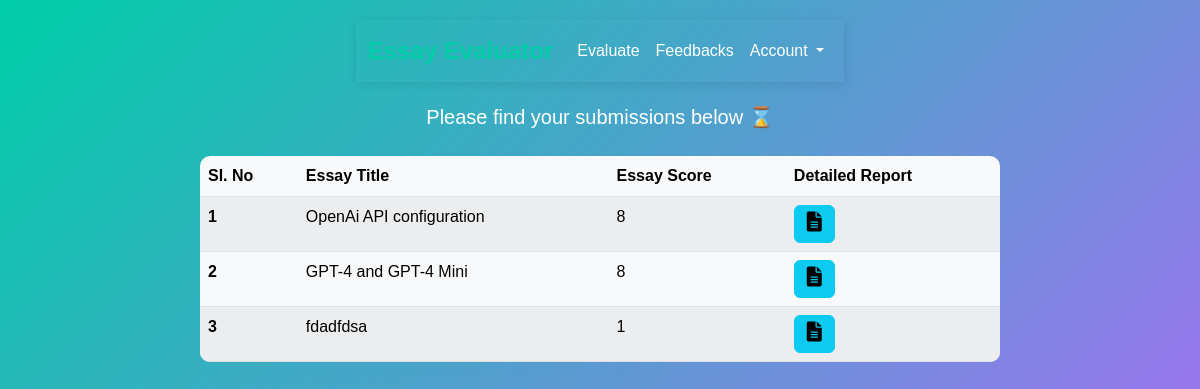
/histories/history (signed in), run on an earlier commit of the app's database.
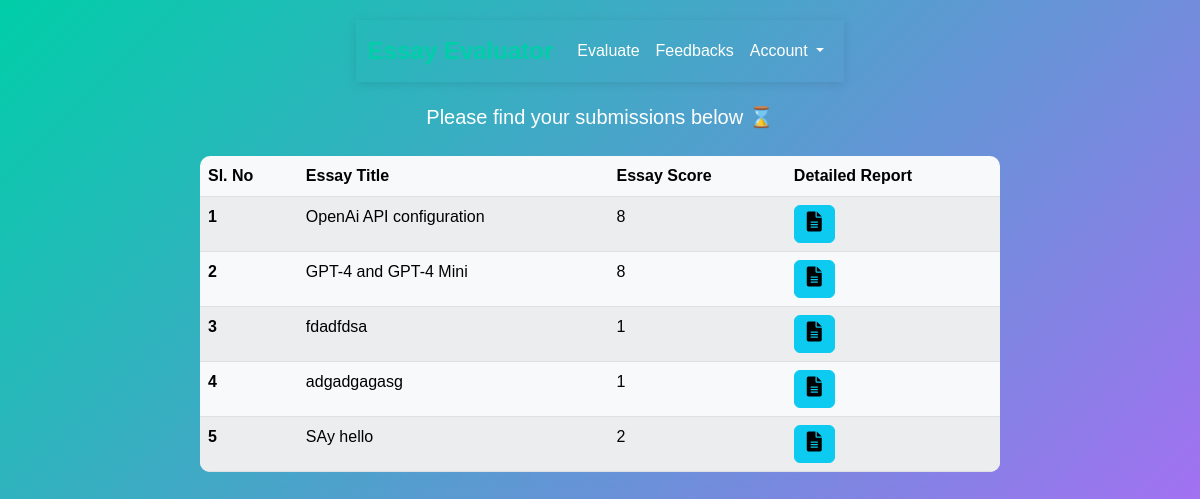
And on a later commit of the database.
### essays/models.py (models this page shows)
class Essay(models.Model):
    id = models.UUIDField(primary_key=True, unique=True,
                          default=uuid.uuid4, editable=False)
    user = models.ForeignKey(User, on_delete=models.CASCADE, null=True, blank=True)
    title = models.CharField(max_length=200)
    body = models.TextField()
    submitted_at = models.DateTimeField(auto_now_add=True)

### feedback/models.py (models this page shows)
class Feedback(models.Model):
    id = models.UUIDField(primary_key=True, unique=True,
                          editable=False, default = uuid.uuid4)
    essay = models.OneToOneField(Essay, on_delete=models.CASCADE, related_name="feedback")
    spelling_errors_count = models.IntegerField(null=True, blank=True)
    content_relevance= models.BooleanField(null=True, blank=True)
    score = models.IntegerField(null=True, blank=True)
    created_at = models.DateTimeField(auto_now_add=True)

### history/views.py (the view)
# urls.py: path('histories/', include('history.urls')),
@login_required(login_url='account_login')
def history(request):
    essays = Essay.objects.filter(user=request.user)
    context = {
        'essays':essays
    }
    return render(request, 'history/history.html', context)

### history/templates/history/history.html (shortened to what this page needs)
{% extends 'index.html' %}
{% load static %}
{% block content %}
<p class="text-center text-white mb-4 fs-5">Please find your submissions below ⌛️</p>
<div class="container">
    <table class="table table-striped table-light table-rounded">
        <thead>
            <tr>
                <th scope="col">Sl. No</th>
                <th scope="col">Essay Title</th>
                <th scope="col">Essay Score</th>
                <th scope="col">Detailed Report</th>
            </tr>
        </thead>
        <tbody>
            {% for essay in essays %}
            <tr>
                <th scope="row">{{ forloop.counter }}</th>
                <td>{{ essay.title }}</td>
                <td>{{ essay.feedback.score }}</td>
                <td>
                    <a href="{% url 'detailed-report' essay.id %}" class="btn btn-info">
                        <i class="fas fa-file-alt" style="font-size: 20px;"></i>
                    </a>
                </td>
            </tr>
            {% empty %}
            <tr>
                <td colspan="4" class="text-center">No essays submitted yet.</td>
            </tr>
            {% endfor %}
        </tbody>
    </table>
</div>
{% endblock content %}

What changed in the data, as far as the page shows it:
added Essay: title "adgadgagasg", feedback.score "1"
added Essay: title "SAy hello", feedback.score "2"
